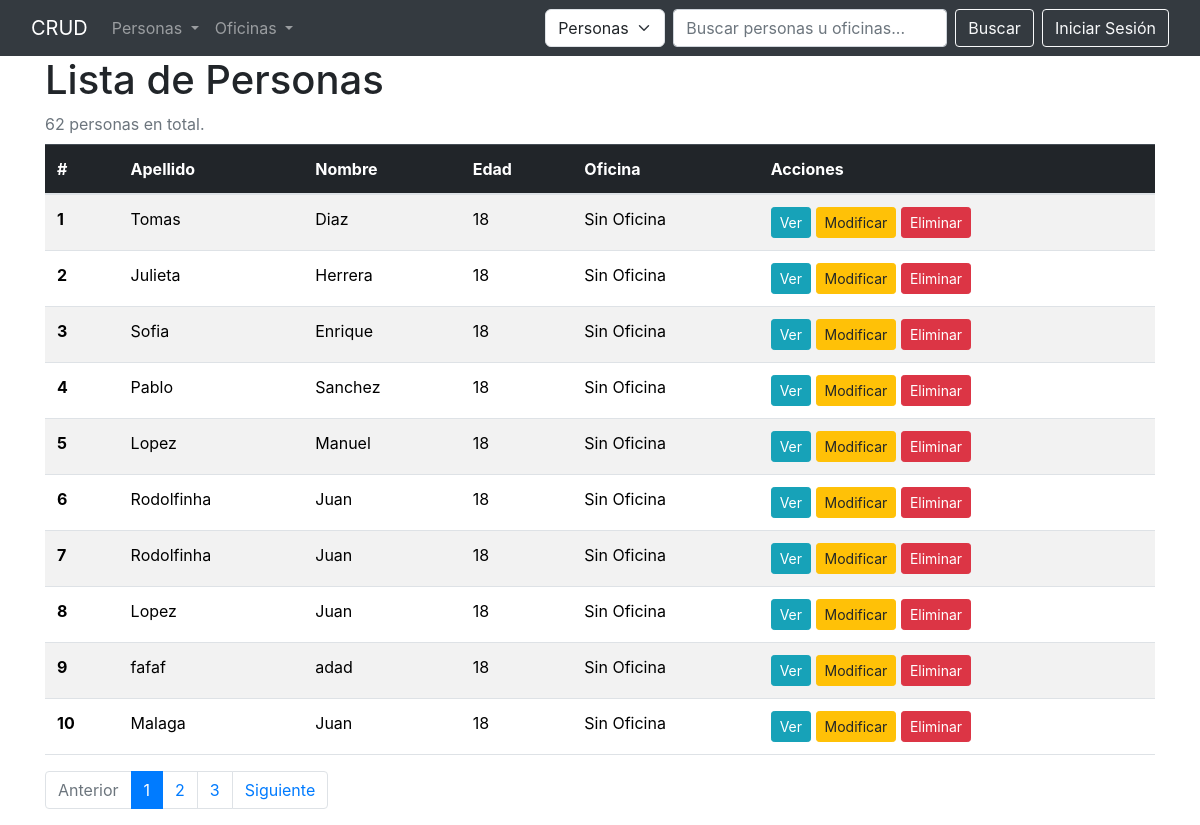
/persona/lista/, run on the app's committed database.
### persona/models.py (models this page shows, shortened)
class Persona(models.Model):
    apellido = models.CharField(verbose_name="apellido", max_length=50)
    nombre = models.CharField(verbose_name="nombre", max_length=50)
    edad = models.IntegerField(verbose_name="edad",
    validators=[
        MinValueValidator(18, message="La edad mínima es 18 años."),
        MaxValueValidator(90, message="La edad máxima es 90 años.")
    ],
    help_text="Ingrese la edad de la persona.")
    oficina = models.ForeignKey(Oficina, on_delete=models.PROTECT, related_name="personas", null=True, blank=True)
    class Meta:
        verbose_name = 'Persona'
        verbose_name_plural = 'Personas'

### persona/views.py (the view)
class PersonaListView(ListView):
    model = Persona
    template_name = "persona/lista.html"
    context_object_name = "personas"
    paginate_by = 10

### templates/persona/lista.html
{% extends 'base.html' %}
{% block content %}
<h1>Lista de Personas</h1>
<p class="mb-2 text-muted">
    {{ page_obj.paginator.count }} personas en total.
</p>
<div class="table-responsive">
  <table class="table table-striped">
    <thead class="table-dark">
      <tr>
        <th scope="col">#</th>
        <th scope="col">Apellido</th>
        <th scope="col">Nombre</th>
        <th scope="col">Edad</th>
        <th scope="col">Oficina</th>
        <th scope="col">Acciones</th>
      </tr>
    </thead>
    <tbody>
      {% for persona in personas %}
        <tr>
          <th scope="row">{{ forloop.counter0|add:page_obj.start_index }}</th>
          <td>{{ persona.apellido }}</td>
          <td>{{ persona.nombre }}</td>
          <td>{{ persona.edad }}</td>
          <td>
              {% if persona.oficina %}
                  {{ persona.oficina.nombre_corto|slice:":10" }}
              {% else %}
                  Sin Oficina
              {% endif %}
          </td>
          <td>
            <a href="{% url 'persona:detalle' persona.pk %}" class="btn btn-info btn-sm">Ver</a>
            <a href="{% url 'persona:actualizar' persona.pk %}" class="btn btn-warning btn-sm">Modificar</a>
            <a href="{% url 'persona:eliminar' persona.pk %}" class="btn btn-danger btn-sm">Eliminar</a>
          </td>
        </tr>
      {% endfor %}
    </tbody>
  </table>
</div>
<div class="pagination">
  {% include 'paginator.html' %}
</div>
{% endblock content %}

### data on the page
Persona: apellido "Tomas", nombre "Diaz", edad "18", shows "Sin Oficina"
Persona: apellido "Julieta", nombre "Herrera", edad "18", shows "Sin Oficina"
Persona: apellido "Sofia", nombre "Enrique", edad "18", shows "Sin Oficina"
Persona: apellido "Pablo", nombre "Sanchez", edad "18", shows "Sin Oficina"
Persona: apellido "Lopez", nombre "Manuel", edad "18", shows "Sin Oficina"
Persona: apellido "Rodolfinha", nombre "Juan", edad "18", shows "Sin Oficina"
Persona: apellido "Rodolfinha", nombre "Juan", edad "18", shows "Sin Oficina"
Persona: apellido "Lopez", nombre "Juan", edad "18", shows "Sin Oficina"
Persona: apellido "fafaf", nombre "adad", edad "18", shows "Sin Oficina"
Persona: apellido "Malaga", nombre "Juan", edad "18", shows "Sin Oficina"

### other printed values
{{ page_obj.paginator.count }} "62"
{{ num }} "1"
{{ num }} "2" "3"
